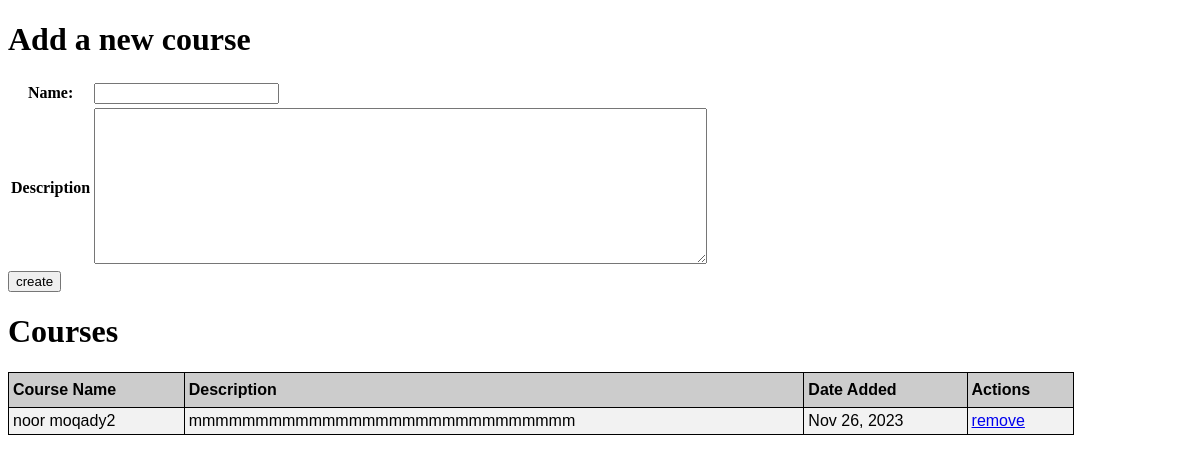
The app's page /, older data.
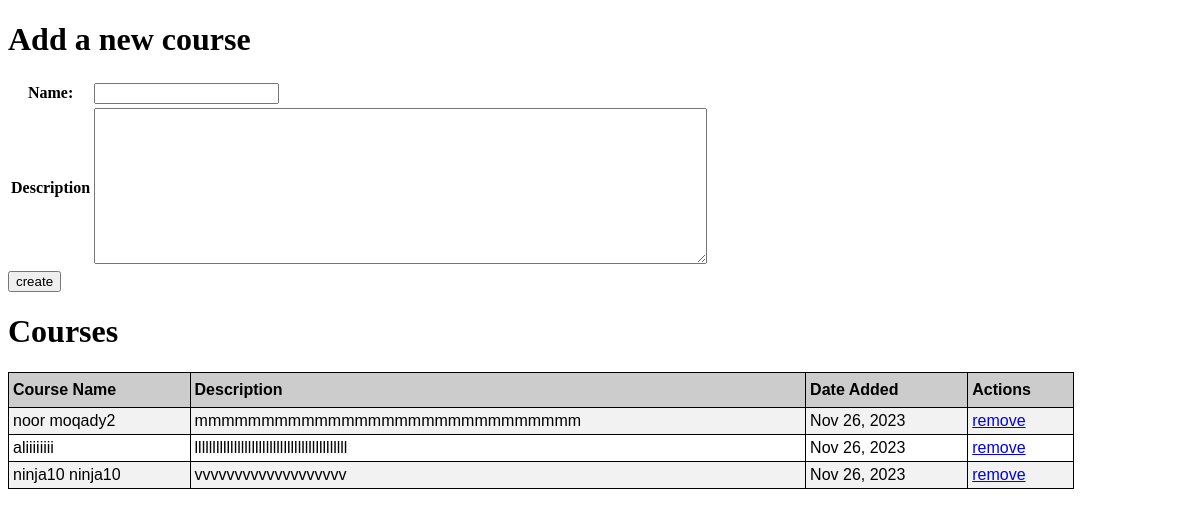
The same page, newer data.
### app_courses/models.py (models this page shows)
class Course(models.Model):
    name = models.CharField(max_length=225)
    desc = models.OneToOneField(Description, on_delete=models.CASCADE)
    created_at = models.DateTimeField(auto_now_add=True)
    updated_at = models.DateTimeField(auto_now=True)
    objects = CourseManager()

class Description(models.Model):
    content = models.TextField()

### app_courses/views.py (the view, shortened to what this page needs)
# urls.py: path('',views.show_course),
def show_course(request):
    if request.method == 'GET':
        context={
        'allcourses': Course.objects.all(),
        'alldesc': Description.objects.all()
        }
        return render(request,"courses.html", context)

### app_courses/templates/courses.html (shortened to what this page needs)
<!DOCTYPE html>
<html lang="en">
<head>
    {% load static %}
    <link rel="stylesheet" href="{% static 'courses.css' %}">
</head>
<body>
    <h1>Add a new course</h1>
    <form action="/" method="POST">
        <table>
            <tr>
                <th><label for="">Name:</label></th>
                <td><input type="text" name="name" class="name"></td>
            </tr>
            <tr>
                <th><label for="">Description</label></th>
                <td><textarea name="desc" id="" cols="74" rows="10"></textarea></td>
            </tr>
        </table>
        <div>
        <input type="submit" value="create" class="button">
        </div>
    </form>
    <h1>Courses</h1>
    <table class="table" id="customers">
        <tr>
            <th>Course Name</th>
            <th>Description</th>
            <th>Date Added</th>
            <th>Actions</th>
        </tr>
        {% for course in allcourses%}
        <tr>
            <td>{{course.name}}</td>
            <td>{{course.desc.content}}</td>
            <td>{{course.created_at| date:'M d, Y'}}</td>
            <td class="action"><a href="/courses/destroy/{{course.id}}">remove</a></td>
        </tr>
        {%endfor%}
    </table>
</body>
</html>

### app_courses/static/courses.css (style rules this page uses)
#customers { font-family: Arial, Helvetica, sans-serif; border-collapse: collapse; width: 90%; }
#customers td, #customers th { border: 1px solid black; padding: 4px; }
#customers tr:nth-child(even) { background-color: #f2f2f2; }
#customers th { padding-top: 8px; padding-bottom: 8px; text-align: left; background-color: #cccccc; color: black; }

Row changes from the older to the newer data that the page shows:
added Course: name "aliiiiiiii", desc.content "lllllllllllllllllllllllllllllllllllllllllll", created_at "Nov 26, 2023"
added Course: name "ninja10 ninja10", desc.content "vvvvvvvvvvvvvvvvvvv", created_at "Nov 26, 2023"
